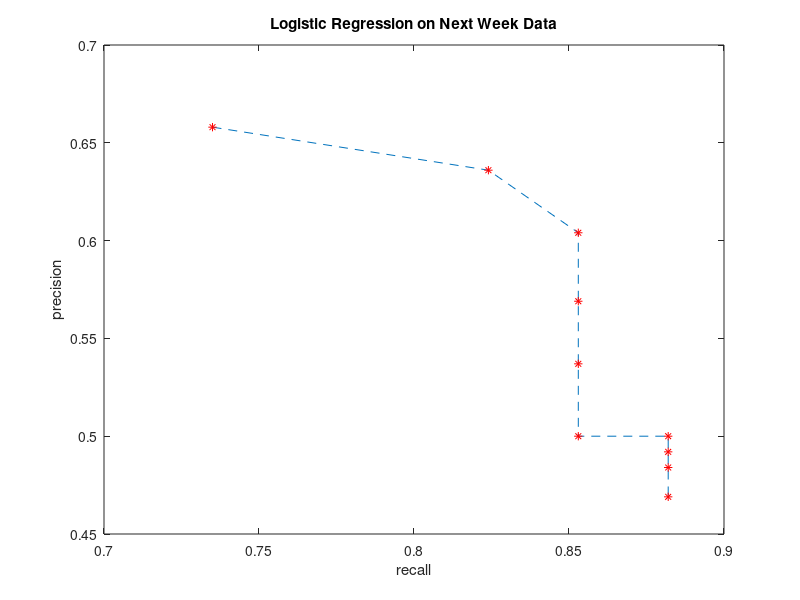

Source code (MATLAB):
precision =[0.658, 0.636, 0.604, 0.569, 0.537, 0.5, 0.5, 0.492, 0.484, 0.469];
recall= [0.735, 0.824, 0.853, 0.853, 0.853, 0.853, 0.882, 0.882, 0.882, 0.882];


plot(recall, precision, '--'); hold on
plot(recall, precision, 'r*')
xlabel('recall')
ylabel('precision')
title('Logistic Regression on Next Week Data');